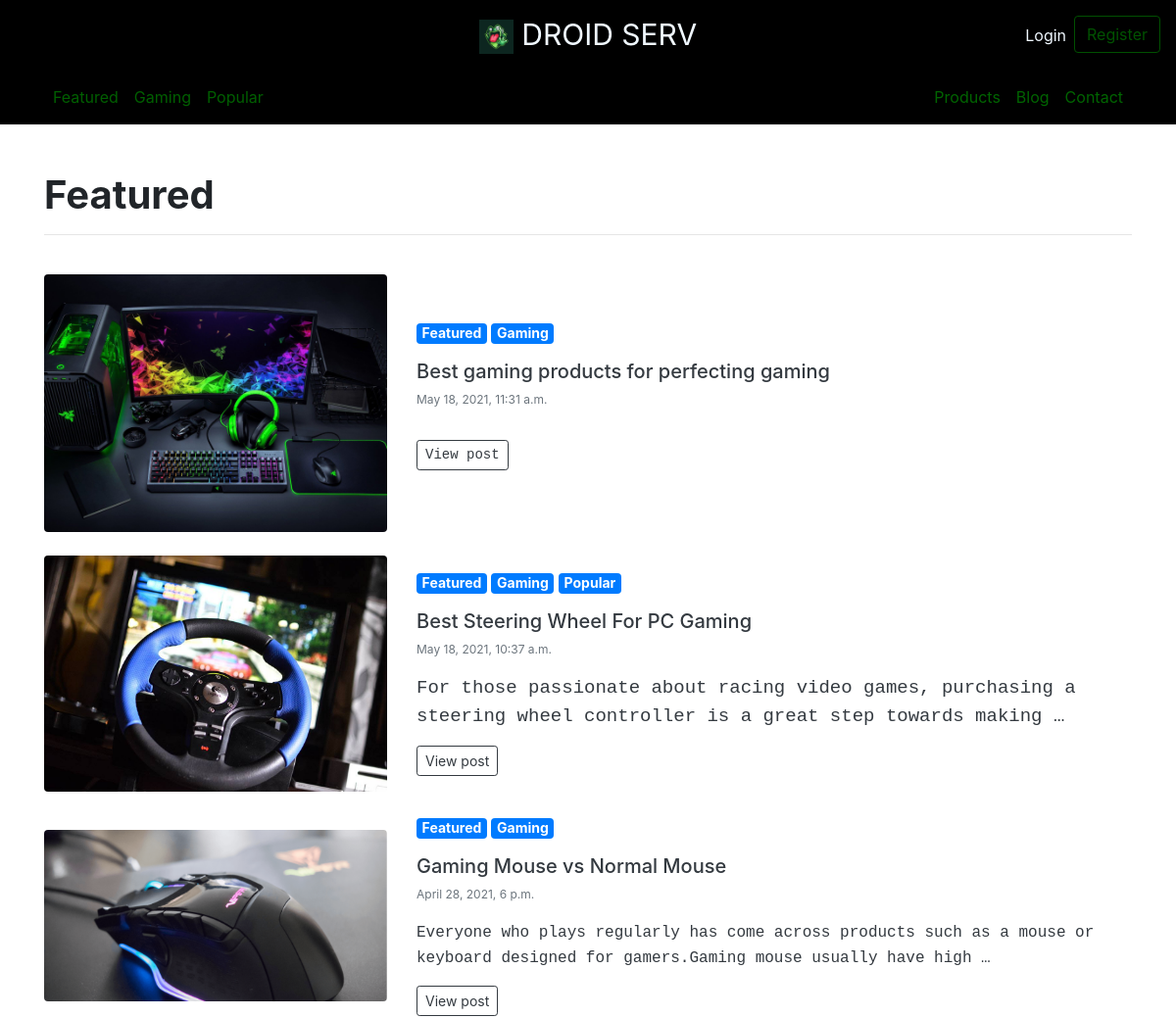
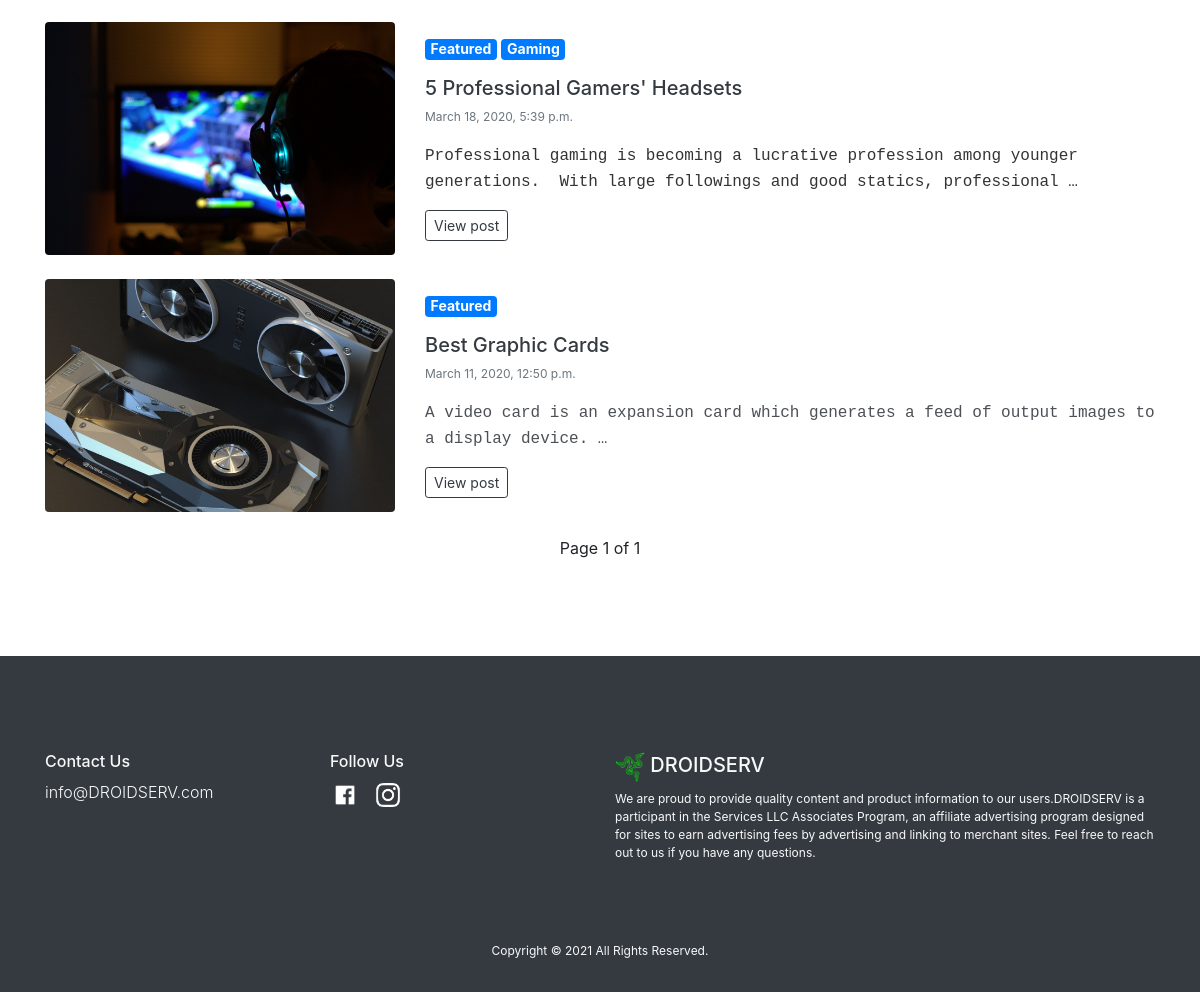
The app's page /blog/featured with its own data (2 pictures, top to bottom).
### main/models.py (models this page shows, shortened)
class Tag(models.Model):
	tag_name = models.CharField(max_length=15, null = True, blank=True)
	tag_slug = models.SlugField()
	def __str__(self):
		return self.tag_name

class Article(models.Model):
	article_title = models.CharField(max_length=200)
	article_published = models.DateTimeField(default=datetime.now)
	article_image = models.ImageField(upload_to='images/')
	article_tags = models.ManyToManyField(Tag)
	article_content = HTMLField()
	article_slug = models.SlugField()

### main/views.py (the view)
# urls.py: path("blog/<tag_page>", views.blog, name ="blog"),
def blog(request, tag_page):
	if tag_page == 'articles':
		tag =''
		blog = Article.objects.all().order_by('-article_published')
	else:
		tag = Tag.objects.get(tag_slug=tag_page)
		blog = Article.objects.filter(article_tags=tag).order_by('-article_published')
	paginator = Paginator(blog, 25)
	page_number = request.GET.get('page')
	blog_obj = paginator.get_page(page_number)
	return render(request=request, template_name="main/blog.html", context={"blog":blog_obj, "tag":tag})

### main/context_processors.py (called while the page is built)
def menu(request):
    tags = Tag.objects.all()
    return { 'nav_menu' : tags,
    }

### main/templates/main/blog.html (shortened to what this page needs)
{% extends "main/header.html" %}
{% block content %}
<div class="container py-5">
    {% if tag %}
    <h1 class="font-weight-bold">{{ tag }}</h1>
    {% else %}
    <h1 class="font-weight-bold">Articles</h1>
    {% endif %}
    <hr>
    <br>
    <div class="row">
        {% for b in blog %}
        <a href="/{{ b.article_slug }}" style="text-decoration: none">
            <div class="col-12 pb-4 text-dark">
                <div class="row">
                    <div class="col-lg-4 col-md-6 col-sm-12 my-auto">
                       <img src="{{ b.article_image.url }}" class="img-fluid rounded" alt="{{ b.article_name }}">
                   </div>
                   <div class="col-lg-8 col-md-6 col-sm-12 my-auto">
                       <p>
                        {% for tag in b.article_tags.all %}
                        <span class="badge badge-primary" style ="font-size:14px; color: white">{{ tag }}</span>
                        {% endfor %}
                    </p>
                    <h5>{{ b.article_title }}</h5>
                    <p class="card-text text-muted" style="font-size:12px">{{ b.article_published }}</p>
                    <p>{{ b.article_content|safe|truncatewords:25 }}</p>
                    <button class="btn btn-outline-dark btn-sm">View post</button>
                </div>
            </div>
        </div>
    </a>
    {% endfor %}
</div>
<div class="container">
    <div class="pagination justify-content-center">
        <span class="step-links">
            <span class="current">
                Page {{ blog.number }} of {{ blog.paginator.num_pages }}
            </span>
        </span>
    </div>
</div>
</div>
{% endblock %}

### main/templates/main/header.html (shortened to what this page needs)
<!DOCTYPE html>
<html>
<head>
  <link rel="stylesheet" href="https://stackpath.bootstrapcdn.com/bootstrap/4.4.1/css/bootstrap.min.css">
</head>
<body>
  {% include 'main/includes/navbar.html' %}
  {% block content %}
  {% endblock %}
  {% include "main/includes/footer.html" %}
</body>
</html>

### main/templates/main/includes/navbar.html (shortened to what this page needs)
{% load static %}
<nav class="navbar navbar-expand-md navbar-black bg-black" style="background-color: black;">
  <div class="mx-auto order-0">
    <a class="navbar-brand m-0" href="/" style="font-size:30px;color: aliceblue;">
      <img src="{% static 'img/logo.jpg' %}" width="35" height="35" alt="logo" style="color: whitesmoke;"> DROID SERV
    </a>
  </div>
  <div class="navbar-collapse collapse w-100 order-3 dual-collapse2">
    <ul class="navbar-nav ml-auto">
      {% if user.is_authenticated %}
      <li class="nav-item">
        <a class="nav-link" style="color: rgb(17, 94, 1);" href="/logout">Logout</a>
      </li>
      <li class="nav-item">
        <a class="btn btn-outline-primary" style="color: aliceblue;border-color: aliceblue;" href="/user">{{user.username|title}}</a>
      </li>
      {% else %}
      <li class="nav-item">
        <a class="nav-link" style="color: aliceblue;" href="/login">Login</a>
      </li>
      <li class="nav-item">
       <a class="btn btn-outline-primary" style="color: rgb(0, 82, 0);border-color: rgb(1, 80, 1);" href="/register">Register</a>
     </li>
     {% endif %}
   </ul>
 </div>
</nav>
<div class="container-fluid sticky-top bg-black" style="background-color: black;">
  <nav class="container navbar navbar-expand-md navbar-black" style="background-color: black;">
    <div class="navbar-collapse collapse w-100 order-1 order-md-0 dual-collapse2">
      <ul class="navbar-nav mr-auto">
        {% for tag in nav_menu %}
        <li class="nav-item">
          <a class="nav-link" style="color: rgb(0, 95, 0);" href="/blog/{{ tag.tag_slug }}">{{ tag.tag_name}}</a>
        </li>
        {% endfor %}
      </ul>
    </div>
    <div class="navbar-collapse collapse w-100 order-3 dual-collapse2">
      <ul class="navbar-nav ml-auto">
        <li class="nav-item">
          <a class="nav-link" style="color: rgb(0, 100, 0);" href="/products">Products</a>
        </li>
        <li class="nav-item">
          <a class="nav-link" style="color: rgb(0, 100, 0);" href="/blog/articles">Blog</a>
        </li>
        <li class="nav-item">
          <a class="nav-link" style="color: rgb(0, 100, 0);" href="#contact">Contact</a>
        </li>
      </ul>
    </div>
  </nav>
</div>

### main/templates/main/includes/footer.html
{% load static %}
<footer id="contact">
    <div class="container-fluid bg-dark text-light mt-5 pt-5">
        <div class="container py-5">
            <div class="row">
                <div class="col-sm-12 col-md-3 col-lg-3">
                    <h6>Contact Us</h6>
                    <p class="font-weight-light">info@DROIDSERV.com</p>
                </div>
                <div class="col-sm-12 col-md-3 col-lg-3">
                    <h6>Follow Us</h6>
                    <p class="font-weight-light">
                        <a href="#"><img src="{% static 'img/facebook.png' %}" alt="Facebook" class="img-fluid" style="width: auto; height: 30px; object-fit: scale-down;"></a>
                        <a href="#"><img src="{% static 'img/instagram.png' %}" alt="Instagram" class="img-fluid" style="width: auto; height: 30px; object-fit: scale-down;"></a>
                    </p>
                </div>
                <div class="col-sm-12 col-md-6 col-lg-6">
                    <h5>
                        <img src="{% static 'img/logo12.png' %}" width="30" height="30" alt="logo">
                        DROIDSERV
                    </h5>
                    <p style="font-size: 12px">We are proud to provide quality content and product information to our users.DROIDSERV is a participant in the  Services LLC Associates Program, an affiliate advertising program designed for sites to earn advertising fees by advertising and linking to merchant sites.  Feel free to reach out to us if you have any questions.</p>
                </div>
            </div>
        </div>
        <div class="container text-center py-3">
            <p style="font-size:12px">Copyright © 2021 All Rights Reserved.</p>
        </div>
    </div>
</footer>

### records on screen
Tag: tag_name "Featured"
Tag: tag_name "Gaming"
Tag: tag_name "Popular"
Article: article_image (picture), article_title "Best gaming products for perfecting gaming", article_published "May 18, 2021, 11:31 a.m."
Article: article_image (picture), article_title "Best Steering Wheel For PC Gaming", article_published "May 18, 2021, 10:37 a.m.", article_content "For those passionate about racing video games, purchasing a steering wheel controller is a great step towards making …"
Article: article_image (picture), article_title "Gaming Mouse vs Normal Mouse", article_published "April 28, 2021, 6 p.m.", article_content "Everyone who plays regularly has come across products such as a mouse or keyboard designed for gamers.Gaming mouse usually have high …"
Article: article_image (picture), article_title "5 Professional Gamers' Headsets", article_published "March 18, 2020, 5:39 p.m.", article_content "Professional gaming is becoming a lucrative profession among younger generations. With large followings and good statics, professional …"
Article: article_image (picture), article_title "Best Graphic Cards", article_published "March 11, 2020, 12:50 p.m.", article_content "A video card is an expansion card which generates a feed of output images to a display device. …"

### other values on screen
{{ blog.number }} "1"
{{ blog.paginator.num_pages }} "1"
